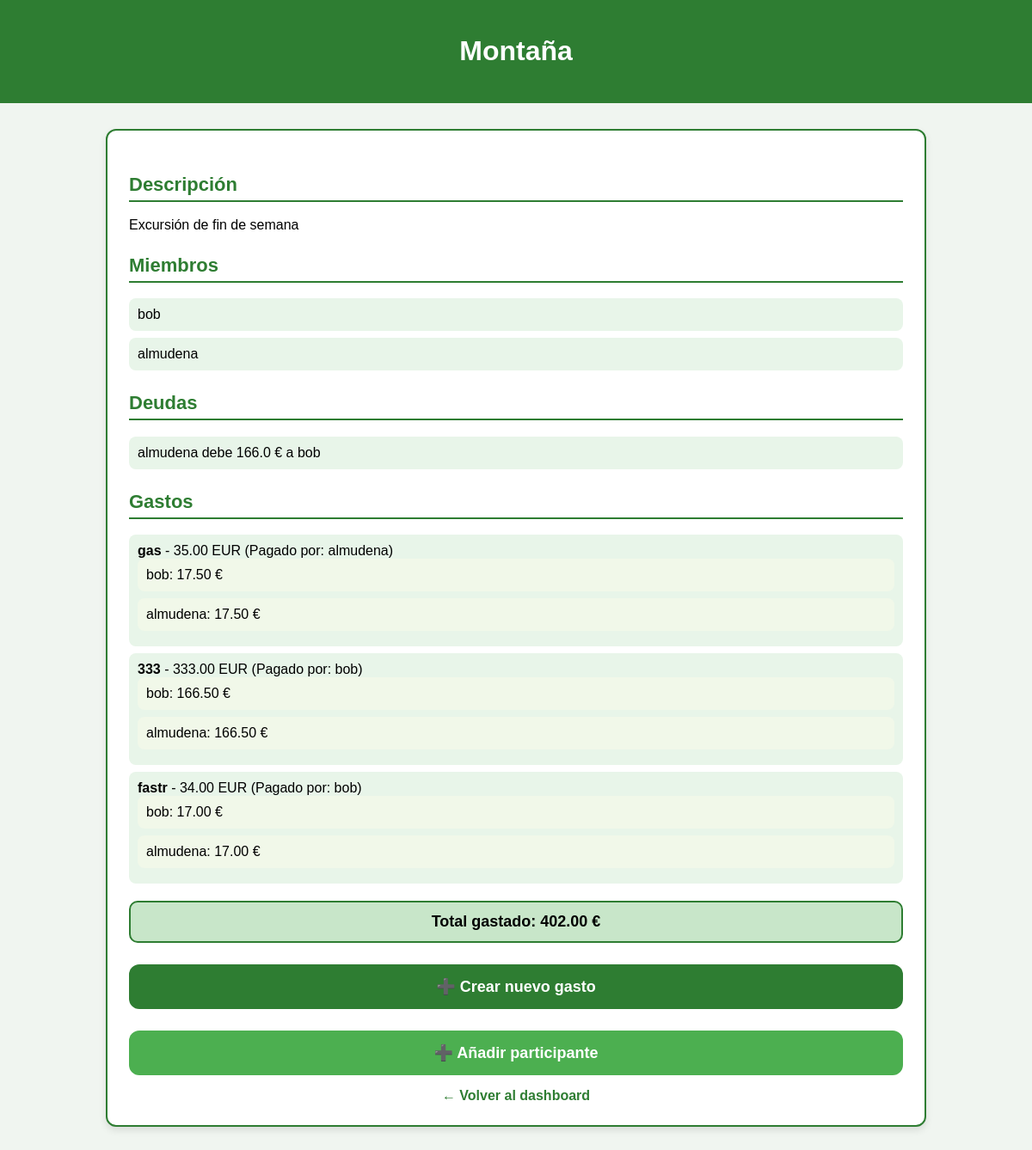
The app's page /lugares/11/ with its own data.
### trips/models.py (models this page shows, shortened)
class Lugar(models.Model):
    nombre = models.CharField(max_length=200)
    descripcion = models.TextField(blank=True)
    creado_en = models.DateTimeField(auto_now_add=True)

class MiembroLugar(models.Model):
    lugar = models.ForeignKey(Lugar, on_delete=models.CASCADE, related_name='miembros')
    usuario = models.ForeignKey(Usuario, on_delete=models.CASCADE)
    fecha_union = models.DateTimeField(auto_now_add=True)
    class Meta:
        unique_together = ('lugar', 'usuario')

class Gasto(models.Model):
    lugar = models.ForeignKey(Lugar, on_delete=models.CASCADE, related_name='gastos')
    titulo = models.CharField(max_length=200)
    cantidad = models.DecimalField(max_digits=12, decimal_places=2)
    moneda = models.CharField(max_length=10, default='EUR')
    pagado_por = models.ForeignKey(Usuario, on_delete=models.CASCADE, related_name='gastos_pagados')
    fecha = models.DateTimeField(auto_now_add=True)
    nota = models.TextField(blank=True)
    tipo_reparto = models.CharField(max_length=20, default='igual')  # igual / personalizado / porcentaje

class ParteGasto(models.Model):
    gasto = models.ForeignKey(Gasto, on_delete=models.CASCADE, related_name='partes')
    usuario = models.ForeignKey(Usuario, on_delete=models.CASCADE)
    cantidad_parte = models.DecimalField(max_digits=12, decimal_places=2)
    porcentaje = models.DecimalField(max_digits=5, decimal_places=2, null=True, blank=True)
    saldado = models.BooleanField(default=False)
    class Meta:
        unique_together = ('gasto', 'usuario')

### trips/views.py (the view)
# urls.py: path("lugares/<int:lugar_id>/", DetalleLugarView.as_view(), name="detalle_lugar"),
class DetalleLugarView(View):
    def get(self, request, lugar_id):
        lugar = get_object_or_404(Lugar, id=lugar_id)
        miembros = lugar.miembros.select_related('usuario')
        gastos = lugar.gastos.select_related('pagado_por').order_by('-fecha')
        total_gastos = sum([g.cantidad for g in gastos])
        moneda = gastos.first().moneda if gastos.exists() else "EUR"
        saldos = {m.usuario.id: Decimal('0.00') for m in miembros}
        for gasto in gastos:
            pagador_id = gasto.pagado_por.id
            for parte in gasto.partes.all():
                uid = parte.usuario.id
                if uid != pagador_id:
                    saldos[uid] -= parte.cantidad_parte
                    saldos[pagador_id] += parte.cantidad_parte
        deudores = {uid: s for uid, s in saldos.items() if s < 0}  # saldo negativo = debe
        acreedores = {uid: s for uid, s in saldos.items() if s > 0}  # saldo positivo = recibe
        deudas = []
        for de_id, de_saldo in deudores.items():
            deuda_restante = -de_saldo  # convertir a positivo
            for a_id, a_saldo in list(acreedores.items()):
                if a_saldo <= 0:
                    continue
                pago = min(deuda_restante, a_saldo)
                if pago > 0:
                    de_user = miembros.get(usuario_id=de_id).usuario
                    a_user = miembros.get(usuario_id=a_id).usuario
                    deudas.append({
                        "de": de_user.username,
                        "a": a_user.username,
                        "cantidad": float(pago)
                    })
                    deuda_restante -= pago
                    acreedores[a_id] -= pago
                if deuda_restante <= 0:
                    break
        return render(request, "trips/detalle_lugar.html", {
            "lugar": lugar,
            "miembros": miembros,
            "gastos": gastos,
            "total_gastos": total_gastos,
            "moneda": moneda,
            "deudas": deudas
        })

### trips/templates/trips/detalle_lugar.html (shortened to what this page needs)
<!DOCTYPE html>
<html lang="es">
<head>
</head>
<body>
<header>
    <h1>{{ lugar.nombre }}</h1>
</header>
<div class="container">
    <h2 class="section-title">Descripción</h2>
    <p>{{ lugar.descripcion }}</p>
    <h2 class="section-title">Miembros</h2>
    <ul>
        {% for m in miembros %}
            <li>{{ m.usuario.username }}</li>
        {% empty %}
            <li>No hay miembros en este lugar.</li>
        {% endfor %}
    </ul>
    <h2 class="section-title">Deudas</h2>
<ul>
    {% if deudas %}
        {% for d in deudas %}
            <li>{{ d.de }} debe {{ d.cantidad }} € a {{ d.a }}</li>
        {% endfor %}
    {% else %}
        <li>No hay deudas pendientes.</li>
    {% endif %}
</ul>
    <h2 class="section-title">Gastos</h2>
    <ul>
        {% for gasto in gastos %}
            <li>
                <strong>{{ gasto.titulo }}</strong>
                - {{ gasto.cantidad }} {{ gasto.moneda }}
                (Pagado por: {{ gasto.pagado_por.username }})
                <ul class="gasto-sublist">
                    {% for parte in gasto.partes.all %}
                        <li>{{ parte.usuario.username }}: {{ parte.cantidad_parte }} €</li>
                    {% endfor %}
                </ul>
            </li>
        {% empty %}
            <li>No hay gastos registrados.</li>
        {% endfor %}
    </ul>
    <div class="total-box">
        Total gastado: {{ total_gastos }} €
    </div>
    <a href="{% url 'crear_gasto' lugar.id %}" class="btn">➕ Crear nuevo gasto</a>
    <a href="{% url 'anadir_participante' lugar.id %}" class="btn" style="background-color:#4caf50;">
        ➕ Añadir participante
    </a>
    <a href="/" class="back">← Volver al dashboard</a>
</div>
</body>
</html>

### trips/templates/trips/detalle_lugar.html (style rules this page uses)
body { margin: 0; padding: 0; font-family: Arial, sans-serif; background-color: #f0f5f0; }
header { background-color: #2e7d32; color: white; padding: 20px; text-align: center; }
.container { max-width: 900px; margin: 30px auto; background-color: white; padding: 25px; border-radius: 12px; border: 2px solid #2e7d32; box-shadow: 0 4px 8px rgba(0,0,0,0.1); }
.section-title { color: #2e7d32; font-size: 22px; margin-top: 25px; border-bottom: 2px solid #2e7d32; padding-bottom: 5px; }
ul { list-style: none; padding-left: 0; }
ul li { padding: 10px; background-color: #e8f5e9; margin-bottom: 8px; border-radius: 8px; }
.gasto-sublist li { background-color: #f1f8e9; }
.total-box { background-color: #c8e6c9; padding: 12px; border-radius: 10px; font-size: 18px; font-weight: bold; margin-top: 20px; text-align: center; border: 2px solid #2e7d32; }
.btn { display: block; text-align: center; background-color: #2e7d32; color: white; padding: 15px; border-radius: 12px; margin-top: 25px; font-size: 18px; text-decoration: none; font-weight: bold; transition: background-color 0.2s; }
.back { display: block; text-align: center; margin-top: 15px; font-weight: bold; color: #2e7d32; text-decoration: none; }

### records on screen
Lugar: nombre "Montaña", descripcion "Excursión de fin de semana"
MiembroLugar: usuario.username "bob"
MiembroLugar: usuario.username "almudena"
Gasto: titulo "gas", cantidad "35.00", moneda "EUR", pagado_por.username "almudena"
ParteGasto: usuario.username "bob", cantidad_parte "17.50"
ParteGasto: usuario.username "almudena", cantidad_parte "17.50"
Gasto: titulo "333", cantidad "333.00", moneda "EUR", pagado_por.username "bob"
ParteGasto: usuario.username "bob", cantidad_parte "166.50"
ParteGasto: usuario.username "almudena", cantidad_parte "166.50"
Gasto: titulo "fastr", cantidad "34.00", moneda "EUR", pagado_por.username "bob"
ParteGasto: usuario.username "bob", cantidad_parte "17.00"
ParteGasto: usuario.username "almudena", cantidad_parte "17.00"

### other values on screen
{{ d.de }} "almudena"
{{ d.cantidad }} "166.0"
{{ d.a }} "bob"
{{ total_gastos }} "402.00"
